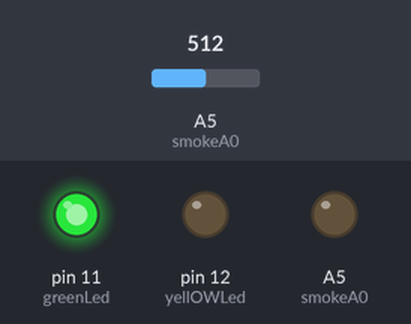
Bench run of a sketch on a simulated Arduino Uno, built with avr-gcc and run on an emulated ATmega328P. Shown: output pins drawn as LEDs (lit = HIGH). The test bench sets the inputs (shaded band); at power-on: A5 (smokeA0) = 512. What the sketch prints to the serial monitor is not drawn.

Above: at 0.1 s.
Timing chart, 0 to 1.6 s (numbered marks = the images above):
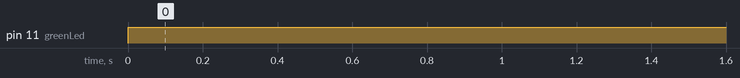

The sketch:

GAS_SENSOR.ino
```cpp
int yellOWLed=12;
int greenLed=11;
int buzzer =10;
int smokeA0 = A5;
// your threshold value
int sensorThres =5;

void setup() {

  pinMode(yellOWLed,OUTPUT);
    pinMode(greenLed,OUTPUT);
      pinMode(buzzer,OUTPUT);
        pinMode(smokeA0,OUTPUT);
        Serial.begin(9600);
        }
void loop() {
int analogSensor = analogRead(smokeA0);

Serial.print("Pin A0");
Serial.println(analogSensor);
// check if it has reached the threshold value
if (analogSensor > sensorThres)
{

digitalWrite(yellOWLed, LOW);
digitalWrite(greenLed, HIGH);
noTone(buzzer);
}
delay(100);
}
```

Measured:
- by itself, pin 11 (greenLed): LOW → HIGH at 0.00 s
